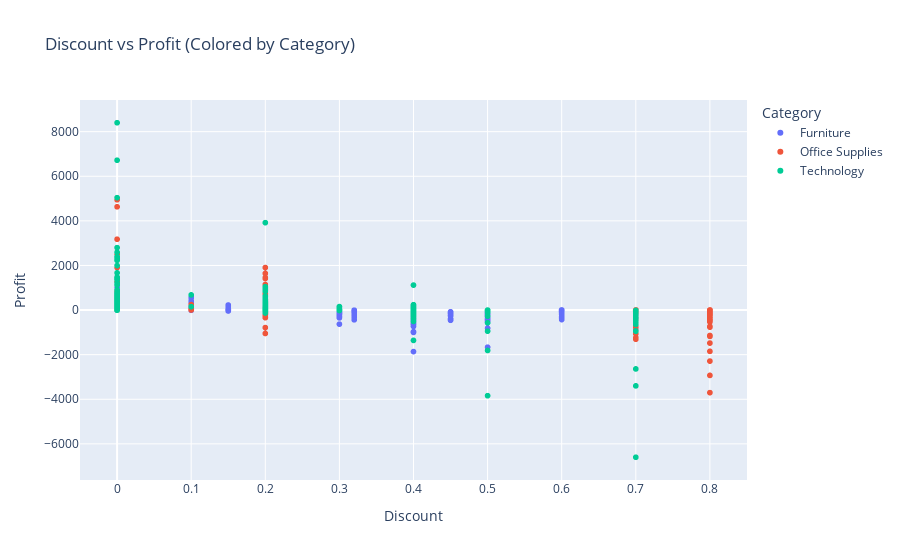

Source (notebook cell):
### Code cell
#Discount vs Profit Scatter Plot
fig = px.scatter(
    df, 
    x="Discount", 
    y="Profit",
    color="Category",
    title="Discount vs Profit (Colored by Category)"
)
fig.show()

### Figure 1 — Plotly figure (JSON) as saved in the notebook; plotly's stock layout.template omitted (floating-point values rounded to 4 significant figures; data arrays with more than 128 entries replaced by an {"elided": "..."} marker saying what was removed)
{"data": [{"hovertemplate": "Category=Furniture<br>Discount=%{x}<br>Profit=%{y}<extra></extra>", "legendgroup": "Furniture", "marker": {"color": "#636efa", "symbol": "circle"}, "mode": "markers", "name": "Furniture", "showlegend": true, "type": "scattergl", "x": {"elided": "2121 float values"}, "xaxis": "x", "y": {"elided": "2121 float values"}, "yaxis": "y"}, {"hovertemplate": "Category=Office Supplies<br>Discount=%{x}<br>Profit=%{y}<extra></extra>", "legendgroup": "Office Supplies", "marker": {"color": "#EF553B", "symbol": "circle"}, "mode": "markers", "name": "Office Supplies", "showlegend": true, "type": "scattergl", "x": {"elided": "6026 float values"}, "xaxis": "x", "y": {"elided": "6026 float values"}, "yaxis": "y"}, {"hovertemplate": "Category=Technology<br>Discount=%{x}<br>Profit=%{y}<extra></extra>", "legendgroup": "Technology", "marker": {"color": "#00cc96", "symbol": "circle"}, "mode": "markers", "name": "Technology", "showlegend": true, "type": "scattergl", "x": {"elided": "1847 float values"}, "xaxis": "x", "y": {"elided": "1847 float values"}, "yaxis": "y"}], "layout": {"legend": {"title": {"text": "Category"}, "tracegroupgap": 0}, "title": {"text": "Discount vs Profit (Colored by Category)"}, "xaxis": {"anchor": "y", "domain": [0, 1], "title": {"text": "Discount"}}, "yaxis": {"anchor": "x", "domain": [0, 1], "title": {"text": "Profit"}}}}
